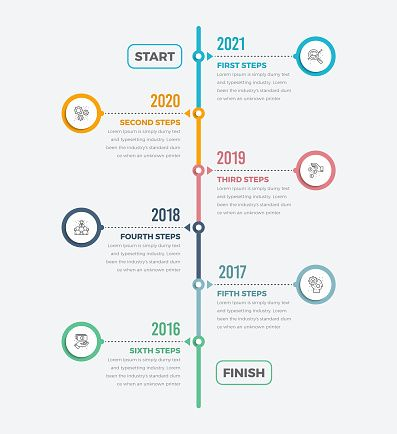
#> input picture Pahse 1/download.jpg, 397 x 434 px
$ python d_rectangle.py
#> lines starting #> are read from the running program, lines starting #| are printed output that depends on the picture; after the words box and inside, x2 and y2 are one past the last pixel; in counts of white or black regions, pixels touching at a corner belong together
import cv2

image = cv2.imread("../Pahse 1/download.jpg")
#> image is the input picture: shape (434, 397, 3); mean B, G, R 239.3, 238.5, 236.1

if image is None:
    print("image is not showns")
else:
    print("image load successfully")

    pt1 = (50,50)
    pt2 = (250,200)

    color = (0,0,255)
    thickness = 3

    cv2.rectangle(image,pt1,pt2,color)
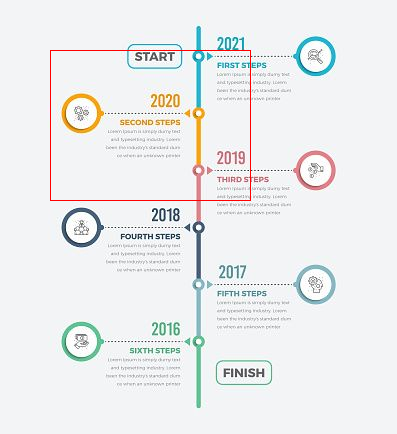
#> image: shape (434, 397, 3); 0.41% of pixels changed, all inside (x1, y1, x2, y2) = (50, 50, 251, 201)

    cv2.imshow("rectangle drawing",image)
    cv2.waitKey(0)
    cv2.destroyAllWindows()
